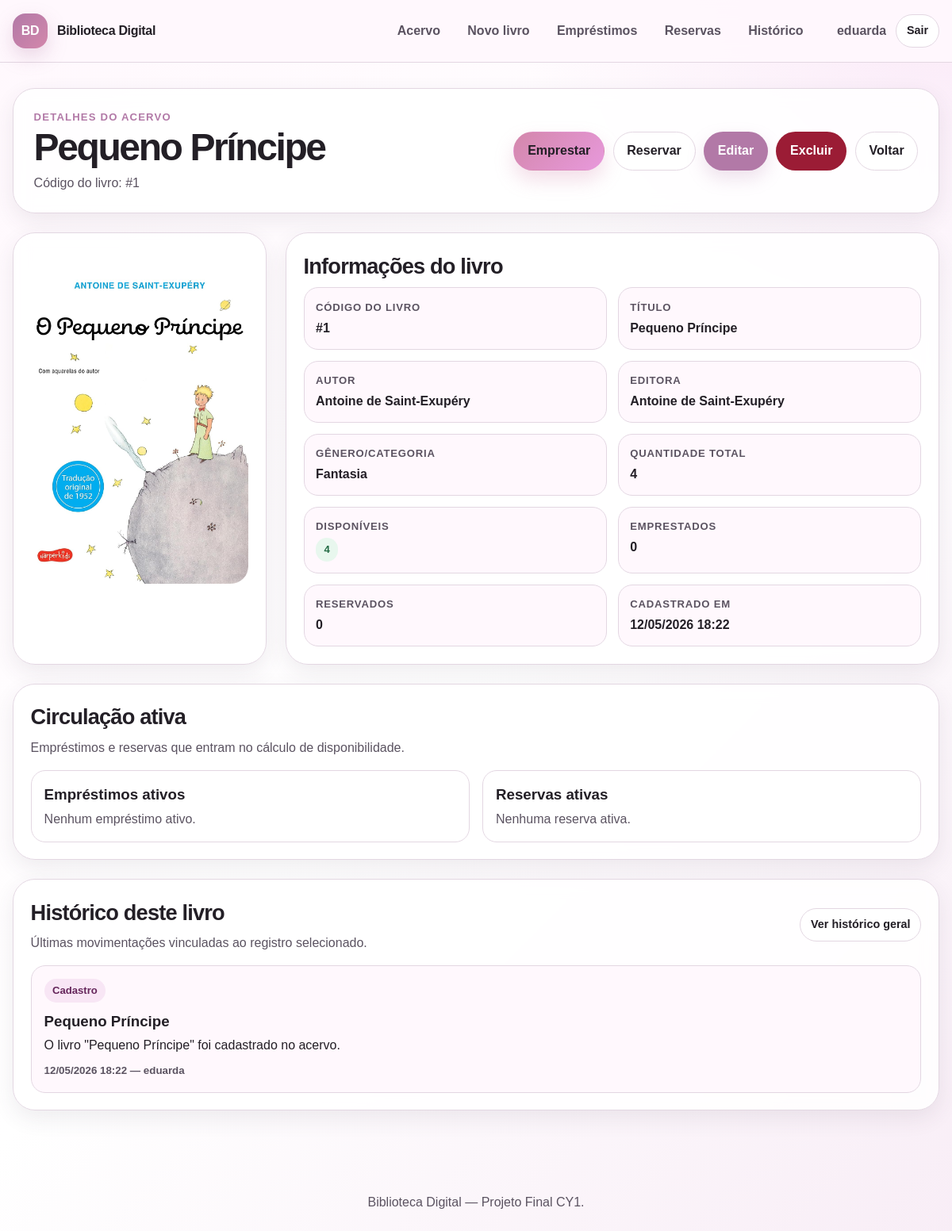
Screenshot of /livros/1/ (signed in) with the database file from the repository.
### livros/models.py (models this page shows, shortened)
class Livro(models.Model):
    titulo = models.CharField('título', max_length=150)
    autor = models.CharField('autor', max_length=120)
    editora = models.CharField('editora', max_length=120)
    categoria = models.CharField('gênero/categoria', max_length=100)
    quantidade_total = models.PositiveIntegerField('quantidade total', default=1)
    capa = models.ImageField('capa do livro', upload_to='capas/', blank=True, null=True)
    data_cadastro = models.DateTimeField('data de cadastro', auto_now_add=True)
    data_atualizacao = models.DateTimeField('última atualização', auto_now=True)
    class Meta:
        ordering = ['titulo']
        verbose_name = 'Livro'
        verbose_name_plural = 'Livros'
    @property
    def quantidade_emprestada(self):
        total = getattr(self, 'total_emprestimos_ativos', None)
        if total is not None:
            return total
        return self.emprestimos.filter(data_devolucao__isnull=True).count()
    @property
    def quantidade_reservada(self):
        total = getattr(self, 'total_reservas_ativas', None)
        if total is not None:
            return total
        return self.reservas.filter(status=Reserva.STATUS_ATIVA).count()
    @property
    def quantidade_disponivel(self):
        disponivel = self.quantidade_total - self.quantidade_emprestada - self.quantidade_reservada
        return max(disponivel, 0)
    @property
    def tem_disponibilidade(self):
        return self.quantidade_disponivel > 0

class MovimentacaoLivro(models.Model):
    TIPO_CADASTRO = 'cadastro'
    TIPO_EDICAO = 'edicao'
    TIPO_EXCLUSAO = 'exclusao'
    TIPO_ALTERACAO_STATUS = 'alteracao_status'
    TIPO_EMPRESTIMO = 'emprestimo'
    TIPO_DEVOLUCAO = 'devolucao'
    TIPO_RESERVA = 'reserva'
    TIPO_CHOICES = [
        (TIPO_CADASTRO, 'Cadastro'),
        (TIPO_EDICAO, 'Edição'),
        (TIPO_EXCLUSAO, 'Exclusão'),
        (TIPO_ALTERACAO_STATUS, 'Alteração de status'),
        (TIPO_EMPRESTIMO, 'Empréstimo'),
        (TIPO_DEVOLUCAO, 'Devolução'),
        (TIPO_RESERVA, 'Reserva'),
    ]
    livro = models.ForeignKey(
        Livro,
        verbose_name='livro',
        on_delete=models.SET_NULL,
        null=True,
        blank=True,
        related_name='movimentacoes',
    )
    titulo_livro = models.CharField('título do livro', max_length=150)
    usuario = models.ForeignKey(
        settings.AUTH_USER_MODEL,
        verbose_name='usuário responsável',
        on_delete=models.SET_NULL,
        null=True,
        blank=True,
    )
    tipo_movimentacao = models.CharField(
        'tipo de movimentação',
        max_length=30,
        choices=TIPO_CHOICES,
    )
    descricao = models.TextField('descrição', blank=True)
    data_movimentacao = models.DateTimeField('data da movimentação', auto_now_add=True)
    class Meta:
        ordering = ['-data_movimentacao']
        verbose_name = 'Movimentação de Livro'
        verbose_name_plural = 'Movimentações de Livros'

### livros/views.py (the view)
# urls.py: path('livros/<int:livro_id>/', views.detalhe_livro, name='detalhe_livro'),
@login_required
def detalhe_livro(request, livro_id):
    livro = get_object_or_404(livros_com_totais(), id=livro_id)
    historico = livro.movimentacoes.select_related('usuario')[:8]
    emprestimos_ativos = livro.emprestimos.filter(data_devolucao__isnull=True).select_related('usuario_responsavel')
    reservas_ativas = livro.reservas.filter(status=Reserva.STATUS_ATIVA).select_related('usuario_responsavel')
    return render(request, 'livros/detalhe_livro.html', {
        'livro': livro,
        'historico': historico,
        'emprestimos_ativos': emprestimos_ativos,
        'reservas_ativas': reservas_ativas,
    })

### livros/views.py (called while the page is built)
def livros_com_totais(queryset=None):
    queryset = queryset or Livro.objects.all()
    return queryset.annotate(
        total_emprestimos_ativos=Count(
            'emprestimos',
            filter=Q(emprestimos__data_devolucao__isnull=True),
            distinct=True,
        ),
        total_reservas_ativas=Count(
            'reservas',
            filter=Q(reservas__status=Reserva.STATUS_ATIVA),
            distinct=True,
        ),
    )

### templates/livros/detalhe_livro.html (shortened to what this page needs)
{% extends 'livros/base.html' %}
{% block content %}
<section class="cabecalho-pagina">
    <div>
        <p class="pre-titulo">Detalhes do acervo</p>
        <h1>{{ livro.titulo }}</h1>
        <p class="texto-suave">Código do livro: #{{ livro.id }}</p>
    </div>
    <div class="grupo-botoes">
        <a href="{% url 'listar_emprestimos' %}?livro={{ livro.id }}" class="btn btn-primario">Emprestar</a>
        <a href="{% url 'listar_reservas' %}?livro={{ livro.id }}" class="btn btn-outline">Reservar</a>
        <a href="{% url 'editar_livro' livro.id %}" class="btn btn-secundario">Editar</a>
        <a href="{% url 'excluir_livro' livro.id %}" class="btn btn-perigo">Excluir</a>
        <a href="{% url 'lista_livros' %}" class="btn btn-outline">Voltar</a>
    </div>
</section>
<section class="detalhe-grid">
    <article class="card-capa-detalhe" aria-label="Capa do livro">
        {% if livro.capa %}
        <img src="{{ livro.capa.url }}" alt="Capa do livro {{ livro.titulo }}">
        {% else %}
        <div class="capa-grande sem-capa">Sem capa cadastrada</div>
        {% endif %}
    </article>
    <article class="card-detalhes" aria-labelledby="titulo-dados-livro">
        <h2 id="titulo-dados-livro">Informações do livro</h2>
        <dl class="lista-detalhes">
            <div>
                <dt>Código do livro</dt>
                <dd>#{{ livro.id }}</dd>
            </div>
            <div>
                <dt>Título</dt>
                <dd>{{ livro.titulo }}</dd>
            </div>
            <div>
                <dt>Autor</dt>
                <dd>{{ livro.autor }}</dd>
            </div>
            <div>
                <dt>Editora</dt>
                <dd>{{ livro.editora }}</dd>
            </div>
            <div>
                <dt>Gênero/Categoria</dt>
                <dd>{{ livro.categoria }}</dd>
            </div>
            <div>
                <dt>Quantidade total</dt>
                <dd>{{ livro.quantidade_total }}</dd>
            </div>
            <div>
                <dt>Disponíveis</dt>
                <dd><span class="badge {% if livro.tem_disponibilidade %}badge-disponivel{% else %}badge-indisponivel{% endif %}">{{ livro.quantidade_disponivel }}</span></dd>
            </div>
            <div>
                <dt>Emprestados</dt>
                <dd>{{ livro.quantidade_emprestada }}</dd>
            </div>
            <div>
                <dt>Reservados</dt>
                <dd>{{ livro.quantidade_reservada }}</dd>
            </div>
            <div>
                <dt>Cadastrado em</dt>
                <dd>{{ livro.data_cadastro|date:'d/m/Y H:i' }}</dd>
            </div>
        </dl>
    </article>
</section>
<section class="painel-listagem" aria-labelledby="titulo-circulacao-livro">
    <div class="painel-titulo linha-titulo">
        <div>
            <h2 id="titulo-circulacao-livro">Circulação ativa</h2>
            <p>Empréstimos e reservas que entram no cálculo de disponibilidade.</p>
        </div>
    </div>
    <div class="duas-colunas">
        <article class="subpainel">
            <h3>Empréstimos ativos</h3>
            {% if emprestimos_ativos %}
            <div class="linha-tempo">
                {% for emprestimo in emprestimos_ativos %}
                <article class="item-historico">
                    <span class="badge badge-emprestado">Emprestado</span>
                    <h3>{{ emprestimo.nome_leitor }}</h3>
                    <p>Previsão de devolução: {{ emprestimo.data_prevista_devolucao|date:'d/m/Y' }}</p>
                </article>
                {% endfor %}
            </div>
            {% else %}
            <p class="texto-suave">Nenhum empréstimo ativo.</p>
            {% endif %}
        </article>
        <article class="subpainel">
            <h3>Reservas ativas</h3>
            {% if reservas_ativas %}
            <div class="linha-tempo">
                {% for reserva in reservas_ativas %}
                <article class="item-historico">
                    <span class="badge badge-reservado">Reservado</span>
                    <h3>{{ reserva.nome_leitor }}</h3>
                    <p>Reservado em {{ reserva.data_reserva|date:'d/m/Y' }}</p>
                </article>
                {% endfor %}
            </div>
            {% else %}
            <p class="texto-suave">Nenhuma reserva ativa.</p>
            {% endif %}
        </article>
    </div>
</section>
<section class="painel-listagem" aria-labelledby="titulo-historico-livro">
    <div class="painel-titulo linha-titulo">
        <div>
            <h2 id="titulo-historico-livro">Histórico deste livro</h2>
            <p>Últimas movimentações vinculadas ao registro selecionado.</p>
        </div>
        <a href="{% url 'historico_movimentacoes' %}" class="btn btn-outline btn-pequeno">Ver histórico geral</a>
    </div>
    {% if historico %}
    <div class="linha-tempo">
        {% for item in historico %}
        <article class="item-historico">
            <span class="badge badge-historico">{{ item.get_tipo_movimentacao_display }}</span>
            <h3>{{ item.titulo_livro }}</h3>
            <p>{{ item.descricao }}</p>
            <small>
                {{ item.data_movimentacao|date:'d/m/Y H:i' }} —
                {% if item.usuario %}{{ item.usuario.get_username }}{% else %}Usuário removido{% endif %}
            </small>
        </article>
        {% endfor %}
    </div>
    {% else %}
    <article class="estado-vazio compacto">
        <h3>Nenhuma movimentação registrada</h3>
        <p>As ações realizadas neste livro aparecerão aqui.</p>
    </article>
    {% endif %}
</section>
{% endblock %}

### templates/livros/base.html (shortened to what this page needs)
{% load static %}
<!DOCTYPE html>
<html lang="pt-br">
<head>
    <link rel="stylesheet" href="{% static 'css/style.css' %}">
</head>
<body>
    {% if user.is_authenticated %}
    <header class="topo-site">
        <nav class="navbar" aria-label="Navegação principal">
            <a class="navbar-brand" href="{% url 'lista_livros' %}" aria-label="Ir para a página inicial da Biblioteca Digital">
                <span class="brand-icone" aria-hidden="true">BD</span>
                <span>Biblioteca Digital</span>
            </a>
            <div class="navbar-menu" id="menu-principal">
                <a href="{% url 'lista_livros' %}" class="nav-link {% if request.resolver_match.url_name == 'lista_livros' %}ativo{% endif %}">Acervo</a>
                <a href="{% url 'cadastrar_livro' %}" class="nav-link {% if request.resolver_match.url_name == 'cadastrar_livro' %}ativo{% endif %}">Novo livro</a>
                <a href="{% url 'listar_emprestimos' %}" class="nav-link {% if request.resolver_match.url_name == 'listar_emprestimos' %}ativo{% endif %}">Empréstimos</a>
                <a href="{% url 'listar_reservas' %}" class="nav-link {% if request.resolver_match.url_name == 'listar_reservas' %}ativo{% endif %}">Reservas</a>
                <a href="{% url 'historico_movimentacoes' %}" class="nav-link {% if request.resolver_match.url_name == 'historico_movimentacoes' %}ativo{% endif %}">Histórico</a>
            </div>
            <div class="usuario-navbar" aria-label="Informações do usuário">
                <span class="usuario-nome">{{ user.get_username }}</span>
                <a href="{% url 'logout' %}" class="btn btn-outline btn-pequeno">Sair</a>
            </div>
        </nav>
    </header>
    {% endif %}
    <main id="conteudo-principal" class="conteudo-principal" tabindex="-1">
        {% block content %}{% endblock %}
    </main>
    {% if user.is_authenticated %}
    <footer class="rodape-site">
        <p>Biblioteca Digital — Projeto Final CY1.</p>
    </footer>
    {% endif %}
</body>
</html>

### rows the page displays
Livro: titulo "Pequeno Príncipe", id "1", capa (picture), autor "Antoine de Saint-Exupéry", editora "Antoine de Saint-Exupéry", categoria "Fantasia", quantidade_total "4", quantidade_disponivel "4", quantidade_emprestada "0", quantidade_reservada "0", data_cadastro "12/05/2026 18:22"
MovimentacaoLivro: tipo_movimentacao "Cadastro", titulo_livro "Pequeno Príncipe", descricao "O livro \"Pequeno Príncipe\" foi cadastrado no acervo.", data_movimentacao "12/05/2026 18:22", usuario.get_username "eduarda"

### other values shown
{{ user.get_username }} "eduarda"
